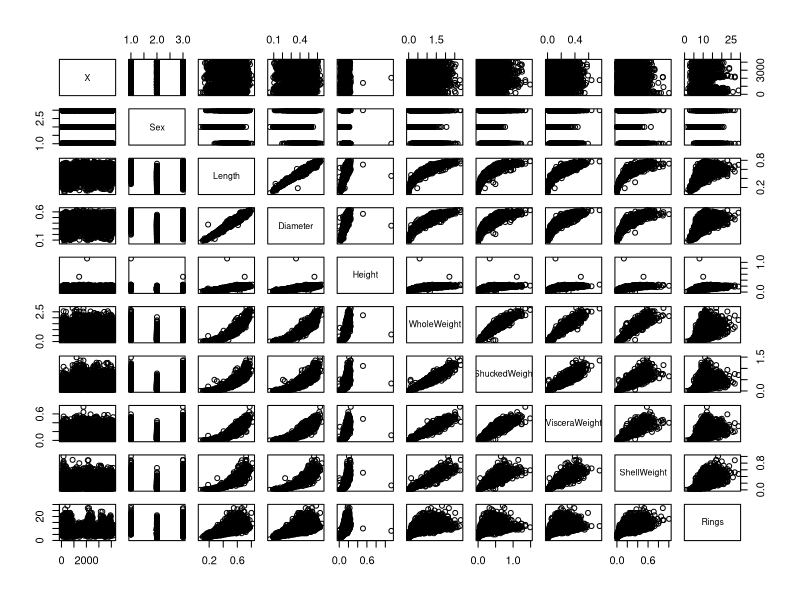
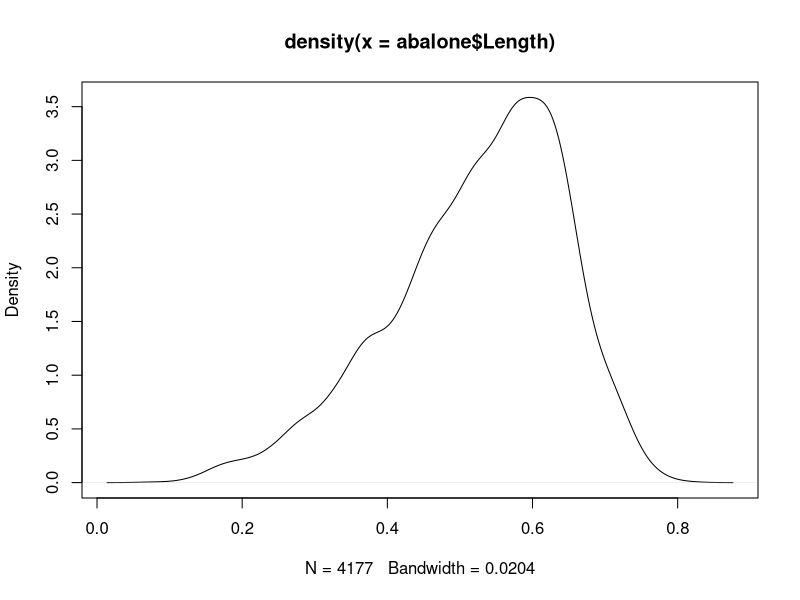
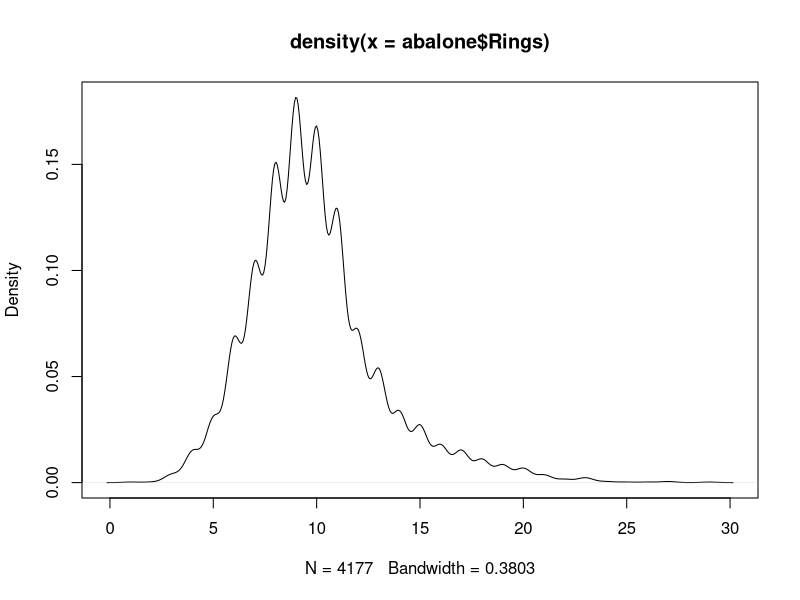

Here is the R script that generated these plots, in order: (Note: this script raises an error after producing the figures.)
## ---- chunk 1
abalone <- read.csv("Data/abalone.csv")
## ---- chunk 2
plot(abalone)
## ---- chunk 3
summary(abalone)
## ---- chunk 4

## ---- chunk 5
plot(density(abalone$Length))

plot(density(abalone$Rings))

shapiro.test(abalone$Length)
## ---- chunk 6
?cor.test

cor.test(abalone$Length, abalone$Height)

cor.test(abalone$Length, abalone$WholeWeight)
## ---- chunk 7
#excercise

cor.test(abalone$Length, abalone$Diameter)
cor.test(abalone$Length, abalone$Rings)
## ---- chunk 8
#excercise
cor.test(abalone$Length, abalone$X)
## ---- chunk 9
t.test(abalone$WholeWeight~abalone$Sex)
## ---- chunk 10
#excercise
library(tidyverse)

new <- abalone %>%
  filter(Sex != "I")
## ---- chunk 11
t.test(new$WholeWeight~new$Sex)
## ---- chunk 12
str(abalone)
## ---- chunk 13
abalone$Sex <- as.factor(abalone$Sex)
## ---- chunk 14
aov1 <- aov(WholeWeight ~ Sex, data = abalone)
aov1
class(aov1)
summary(aov1)
anova(aov1)
model.tables(aov1, "means")

## ---- chunk 15
boxplot(WholeWeight ~ Sex, data=abalone)

TukeyHSD(aov1)
## ---- chunk 16
model <- lm(Petal.Width ~ Petal.Length, data = iris)
summary(model)

model2 <- lm(Petal.Width ~ Petal.Length:Species, data = iris)
summary(model2)
## ---- chunk 17

plot(Petal.Width ~ Petal.Length, data = iris)
abline(model)

## ---- chunk 18

plot(Petal.Width ~ Petal.Length, data = iris, pch = 21, 
     bg = c("red","green3","blue")[unclass(iris$Species)], 
     main = "Iris Petals", xlab = "Petal Length", ylab = "Petal Width")

abline(lm(Petal.Width ~ Petal.Length, data = iris), col = "black")

## ---- chunk 19

model <- lm(Sepal.Width ~ Petal.Width, data = iris)
summary(model)

plot(Sepal.Width ~ Petal.Width, data = iris, pch = 21, 
     bg = c("red","green3","blue")[unclass(iris$Species)])
abline(model)
